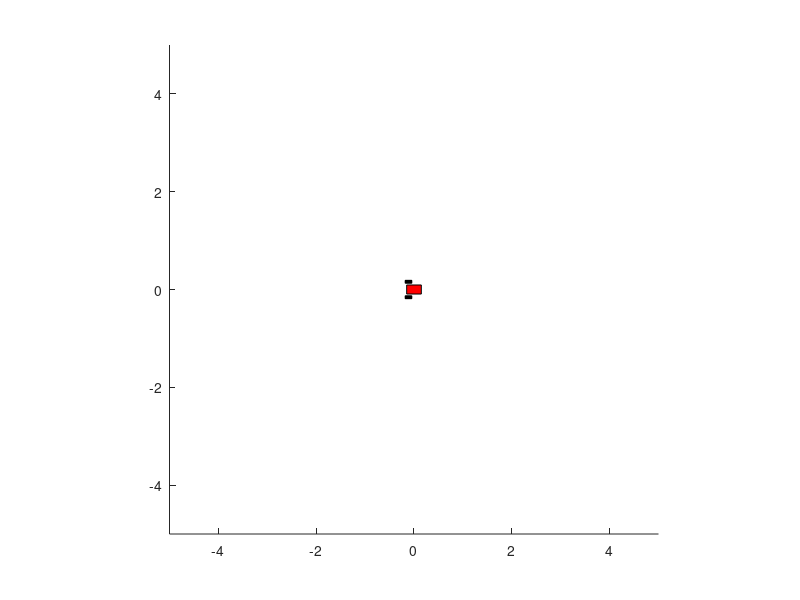

MATLAB code for this plot: (Note: this script raises an error after producing the figure.)
% Pure Pursuit Implementation
% Template for Students
clear all
clc
close all

% Robot Initial Configuration
robot.X = 0.0;
robot.Y = 0.0;
robot.Phi = 0;
robot.vel = 0.1;
dt = 0.1; % simulation step in sec

% Initialize a pure pursuit structure
purepursuit.closestWayPointIndex = 1;
purepursuit.proximityTh = 0.1; % a Threshold to determine if robot is at the waypoint

purepursuit.goalPointIndex = 1;
purepursuit.lookahead = 0.3;

% Draw robot at the initial pose
robot.wheelR = (13.5/2)/100; % wheel radius in m
robot.halfWidth = 0.15; % half width in m
robot.length = 30/100; % length in m

% Robot Geometry for Display
robot.bodyWidth = 18.5/100; % in m
robot.wheelWidth = 6.0/100; % in m; this includes the shaft

% robot Global Pose
robot.X = 0; % X Global robot position in m
robot.Y = 0; % Y Global robot position in m
robot.Phi = 0;% Global orientation in radians, measured with respect to X axis

%% Draw Robot at initial pose
leftCornerBodyX = -(robot.length/2);
leftCornerBodyY = -(robot.bodyWidth/2);

% Parent a rectangle to an hgtransform
hgTX = hgtransform;
robotBody = rectangle('Parent',hgTX,'Position',[leftCornerBodyX leftCornerBodyY robot.length robot.bodyWidth],'FaceColor',[1 0 0]);

shaftLength = 3.5/100;
leftCornerRightWheelX = leftCornerBodyX - (3/100);
leftCornerRightWheelY = leftCornerBodyY - shaftLength - robot.wheelWidth;
leftCornerLeftWheelX = leftCornerBodyX - (3/100);
leftCornerLeftWheelY = leftCornerBodyY + robot.bodyWidth + shaftLength;
wheelRight = rectangle('Parent',hgTX,'Position',[leftCornerRightWheelX leftCornerRightWheelY 2*robot.wheelR robot.wheelWidth],'FaceColor',[0 0 0]);

wheelLeft = rectangle('Parent',hgTX,'Position',[leftCornerLeftWheelX leftCornerLeftWheelY 2*robot.wheelR robot.wheelWidth],'FaceColor',[0 0 0]);

axis([-5 5 -5 5])
axis('equal')
drawRobot(hgTX,robot)

% Set of waypoints to be followed
waypoints = ginput(6);

% Plot the waypoints
hold on
plot(waypoints(:,1),waypoints(:,2),'o','MarkerSize',5,'Linewidth',2);

% Compute distance to last waypoint.
[NwayPoints, dim] = size(waypoints);
distanceRobotFinalPoint = getEuclideanDistance(robot.X,robot.Y,waypoints(NwayPoints,1),waypoints(NwayPoints,2));

%Main Loop
while((purepursuit.closestWayPointIndex <= NwayPoints) && (distanceRobotFinalPoint >= purepursuit.proximityTh))

    %Find the waypoint to head towards.
    purepursuit = findGoalWayPoint(purepursuit,robot,waypoints);

    %Make an update to the closestWaypoint so that in the next iteration the search is done starting from the latest goalPointIndex.
    purepursuit.closestWayPointIndex = purepursuit.goalPointIndex;

    % Compute the required turn radius
    [flag, turnRadius] = findTurnRadius(robot,purepursuit,waypoints);

    % Compute robot commands. The commands depend on the flag value
    % **** ADD your code here ***


    % Simulate Forward.
    robot = fwdSim(robot,dt);

    % Draw your robot at the new pose
    drawRobot(hgTX,robot);
    pause(0.01);
    
    % Compute distance to Final point to determine if robot should stop
    distanceRobotFinalPoint = getEuclideanDistance(robot.X,robot.Y,waypoints(NwayPoints,1),waypoints(NwayPoints,2));

end

%% Functions 
%% robot animation function

function drawRobot(hgTX,robot)

hgTX.Matrix = makehgtform('translate',[robot.X robot.Y 0],'zrotate',robot.Phi);

end

function robot = fwdSim(robot,dt)
    robot.X = robot.X + robot.vel*cos(robot.Phi)*dt;
    robot.Y = robot.Y + robot.vel*sin(robot.Phi)*dt;
    robot.Phi = robot.Phi + robot.angVel*dt;
end

%% Functions that you need to implement
function distance = getEuclideanDistance(x1,y1,x2,y2)

    distance = sqrt((x2-x1)^2 + (y2-y1)^2);

end

function purepursuit = findGoalWayPoint(purepursuit,robot,waypoints)
% Find the goal waypoint towards which the robot should drive. You
% must find the index of the goal waypoint that is at least one lookahead
% distance from the robot position. Note that purepursuit has a
% closestWayPointIndex that we use to always search forward.
% this function will update the field purepursuit.goalPointIndex
end

function [flag, turnRadius] = findTurnRadius(robot,purepursuit,waypoints)
% This function computes the turn radius of the circle which
% will take the robot to the goal waypoint.
% The flag output is zero if the goal is in front of the robot.
% -1 : if a left point turn should be performed
%     1: if a right hand turn should be performed
end